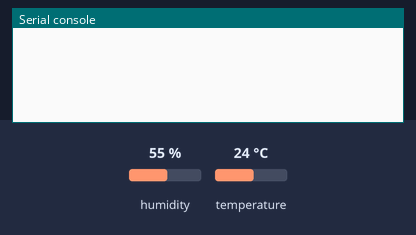
Bench run of a program on a simulated Raspberry Pi Pico running MicroPython. On the bench: the last lines printed to the serial console. Inputs (shaded band) come from the test bench; at power-on: humidity 55 %, temperature 24 °C.

Above: at 1.2 s.
1.3 s: humidity set to 22 %
At 2.5 s:
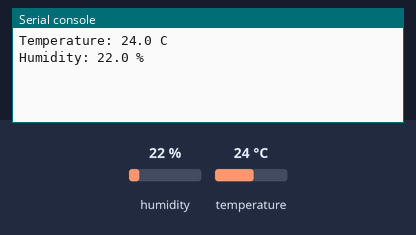
4.3 s: temperature set to 12 °C
At 7.0 s:
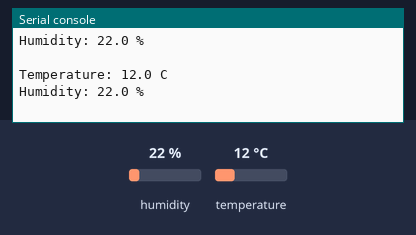
7.3 s: humidity set to 40 %
At 8.4 s:
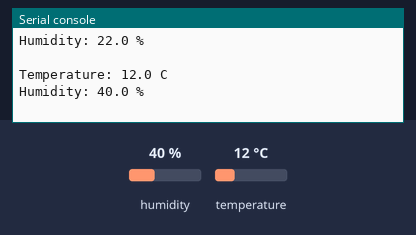

Measured:
- after the input at 1.3 s, the serial console: prints a new line after 0.72 s (image 1)
- after the input at 4.3 s, the serial console: prints a new line after 1.8 s (image 2)
- after the input at 7.3 s, the serial console: prints a new line after 0.79 s (image 3)

The program:

dht11.py
```python
from machine import Pin
from time import sleep
import dht
#sensor = dht.DHT22(Pin(16))
sensor = dht.DHT11(Pin(16))

while True:
  try:
    sleep(2)
    sensor.measure()
    temp = sensor.temperature()
    hum = sensor.humidity()

    print('Temperature: %3.1f C' %temp)
    print('Humidity: %3.1f %%' %hum)
    print("")
  except OSError as e:
    print('Failed to read sensor.')
```
